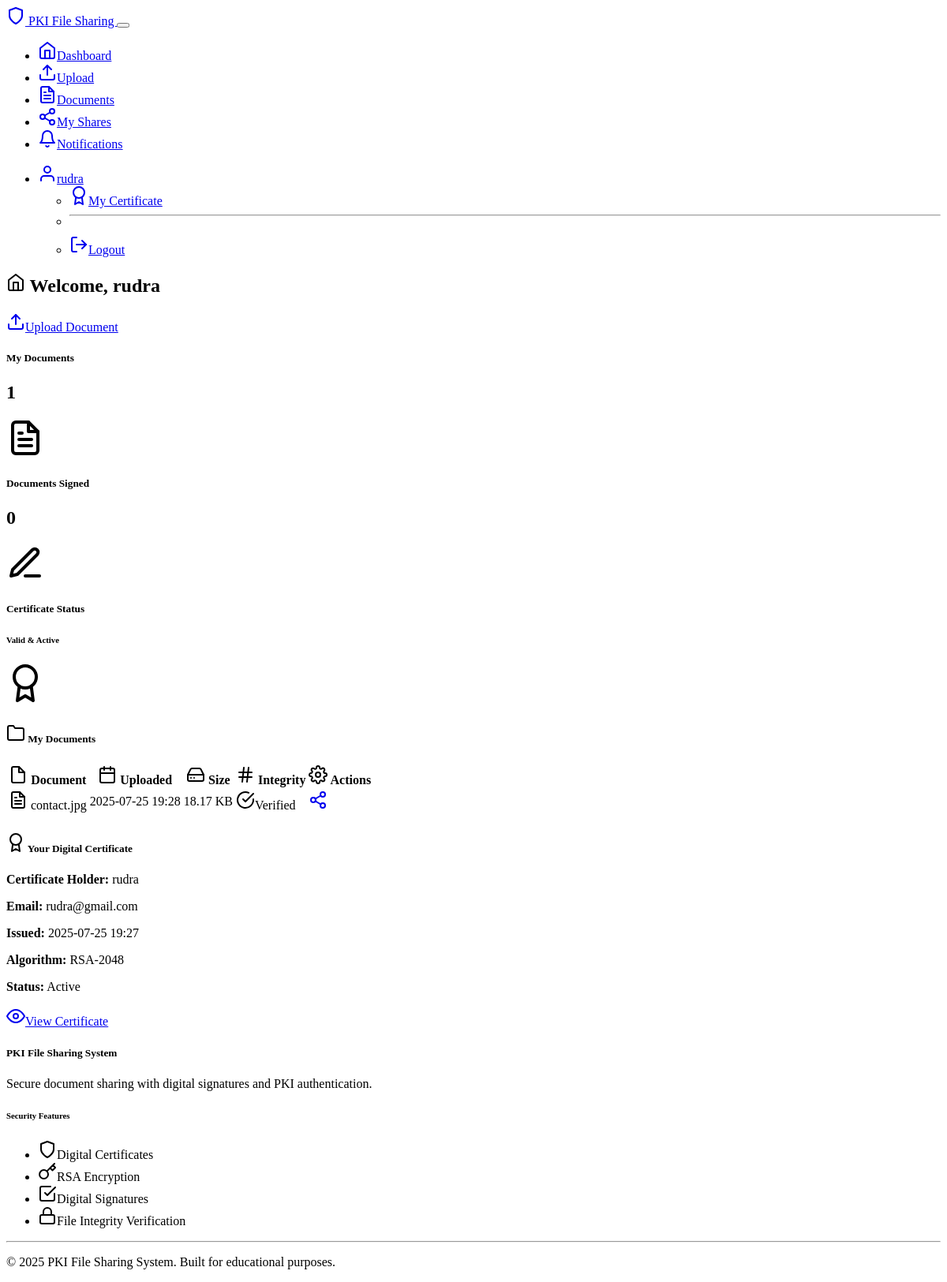
Page /dashboard (signed in) on the committed database.
### models.py (models this page shows)
class User(UserMixin, db.Model):
    id = db.Column(db.Integer, primary_key=True)
    username = db.Column(db.String(80), unique=True, nullable=False)
    email = db.Column(db.String(120), unique=True, nullable=False)
    password_hash = db.Column(db.String(256), nullable=False)
    private_key_pem = db.Column(db.Text, nullable=False)
    public_key_pem = db.Column(db.Text, nullable=False)
    certificate_pem = db.Column(db.Text, nullable=False)
    created_at = db.Column(db.DateTime, default=datetime.utcnow)
    documents = db.relationship('Document', backref='owner', lazy=True)
    signatures = db.relationship('DocumentSignature', backref='signer', lazy=True)

class Document(db.Model):
    id = db.Column(db.Integer, primary_key=True)
    filename = db.Column(db.String(255), nullable=False)
    original_filename = db.Column(db.String(255), nullable=False)
    file_path = db.Column(db.String(500), nullable=False)
    file_hash = db.Column(db.String(64), nullable=False)  # SHA256 hash for integrity
    content_type = db.Column(db.String(100))
    file_size = db.Column(db.Integer)
    owner_id = db.Column(db.Integer, db.ForeignKey('user.id'), nullable=False)
    uploaded_at = db.Column(db.DateTime, default=datetime.utcnow)
    signatures = db.relationship('DocumentSignature', backref='document', lazy=True, cascade='all, delete-orphan')

### routes.py (the view)
@app.route('/dashboard')
@login_required
def dashboard():
    try:
        documents = Document.query.filter_by(owner_id=current_user.id).order_by(Document.uploaded_at.desc()).all()
        signed_docs = db.session.query(Document).join(DocumentSignature).filter(
            DocumentSignature.signer_id == current_user.id
        ).distinct().all()
        return render_template('dashboard.html', documents=documents, signed_docs=signed_docs)
    except Exception as e:
        logger.error(f"Dashboard error: {str(e)}")
        flash('An error occurred loading the dashboard.', 'error')
        return render_template('dashboard.html', documents=[], signed_docs=[])

### app.py (called while the page is built)
@login_manager.user_loader
def load_user(user_id):
    from models import User
    return User.query.get(int(user_id))

### templates/dashboard.html (shortened to what this page needs)
{% extends "base.html" %}
{% block content %}
<div class="row">
    <div class="col-12">
        <div class="d-flex justify-content-between align-items-center mb-4">
            <h2>
                <i data-feather="home" class="me-2"></i>
                Welcome, {{ current_user.username }}
            </h2>
            <a href="{{ url_for('upload') }}" class="btn btn-primary">
                <i data-feather="upload" class="me-2"></i>Upload Document
            </a>
        </div>
    </div>
</div>
<div class="row mb-4">
    <div class="col-md-4">
        <div class="card bg-primary text-white border-0">
            <div class="card-body">
                <div class="d-flex justify-content-between">
                    <div>
                        <h5 class="card-title">My Documents</h5>
                        <h2 class="mb-0">{{ documents|length }}</h2>
                    </div>
                    <div class="align-self-center">
                        <i data-feather="file-text" style="width: 48px; height: 48px;"></i>
                    </div>
                </div>
            </div>
        </div>
    </div>
    <div class="col-md-4">
        <div class="card bg-success text-white border-0">
            <div class="card-body">
                <div class="d-flex justify-content-between">
                    <div>
                        <h5 class="card-title">Documents Signed</h5>
                        <h2 class="mb-0">{{ signed_docs|length }}</h2>
                    </div>
                    <div class="align-self-center">
                        <i data-feather="edit-3" style="width: 48px; height: 48px;"></i>
                    </div>
                </div>
            </div>
        </div>
    </div>
    <div class="col-md-4">
        <div class="card bg-info text-white border-0">
            <div class="card-body">
                <div class="d-flex justify-content-between">
                    <div>
                        <h5 class="card-title">Certificate Status</h5>
                        <h6 class="mb-0">Valid & Active</h6>
                    </div>
                    <div class="align-self-center">
                        <i data-feather="award" style="width: 48px; height: 48px;"></i>
                    </div>
                </div>
            </div>
        </div>
    </div>
</div>
<div class="row">
    <div class="col-12">
        <div class="card border-0 shadow-sm">
            <div class="card-header bg-light">
                <h5 class="mb-0">
                    <i data-feather="folder" class="me-2"></i>
                    My Documents
                </h5>
            </div>
            <div class="card-body">
                {% if documents %}
                    <div class="table-responsive">
                        <table class="table table-hover">
                            <thead>
                                <tr>
                                    <th><i data-feather="file" class="me-1"></i> Document</th>
                                    <th><i data-feather="calendar" class="me-1"></i> Uploaded</th>
                                    <th><i data-feather="hard-drive" class="me-1"></i> Size</th>
                                    <th><i data-feather="hash" class="me-1"></i> Integrity</th>
                                    <th><i data-feather="settings" class="me-1"></i> Actions</th>
                                </tr>
                            </thead>
                            <tbody>
                                {% for doc in documents %}
                                <tr>
                                    <td>
                                        <div class="d-flex align-items-center">
                                            <i data-feather="file-text" class="me-2 text-muted"></i>
                                            <span>{{ doc.original_filename }}</span>
                                        </div>
                                    </td>
                                    <td>{{ doc.uploaded_at.strftime('%Y-%m-%d %H:%M') }}</td>
                                    <td>{{ "%.2f"|format(doc.file_size / 1024) }} KB</td>
                                    <td>
                                        <span class="badge bg-success">
                                            <i data-feather="check-circle" class="me-1"></i>Verified
                                        </span>
                                    </td>
                                    <td>
                                        <div class="btn-group btn-group-sm" role="group">
                                            <a href="{{ url_for('share_document', doc_id=doc.id) }}"
                                               class="btn btn-outline-success" title="Share">
                                                <i data-feather="share-2"></i>
                                            </a>
                                        </div>
                                    </td>
                                </tr>
                                {% endfor %}
                            </tbody>
                        </table>
                    </div>
                {% endif %}
            </div>
        </div>
    </div>
</div>
<div class="row mt-4">
    <div class="col-12">
        <div class="card border-0 shadow-sm">
            <div class="card-header bg-light">
                <h5 class="mb-0">
                    <i data-feather="award" class="me-2"></i>
                    Your Digital Certificate
                </h5>
            </div>
            <div class="card-body">
                <div class="row">
                    <div class="col-md-6">
                        <p><strong>Certificate Holder:</strong> {{ current_user.username }}</p>
                        <p><strong>Email:</strong> {{ current_user.email }}</p>
                        <p><strong>Issued:</strong> {{ current_user.created_at.strftime('%Y-%m-%d %H:%M') }}</p>
                    </div>
                    <div class="col-md-6">
                        <p><strong>Algorithm:</strong> RSA-2048</p>
                        <p><strong>Status:</strong> <span class="badge bg-success">Active</span></p>
                        <a href="{{ url_for('view_certificate', user_id=current_user.id) }}" class="btn btn-outline-primary">
                            <i data-feather="eye" class="me-1"></i>View Certificate
                        </a>
                    </div>
                </div>
            </div>
        </div>
    </div>
</div>
{% endblock %}

### templates/base.html (shortened to what this page needs)
<!DOCTYPE html>
<html lang="en" data-bs-theme="dark">
<head>
    <link href="https://cdn.replit.com/agent/bootstrap-agent-dark-theme.min.css" rel="stylesheet">
    <link href="{{ url_for('static', filename='style.css') }}" rel="stylesheet">
</head>
<body>
    <nav class="navbar navbar-expand-lg navbar-dark bg-dark">
        <div class="container">
            <a class="navbar-brand" href="{{ url_for('index') }}">
                <i data-feather="shield" class="me-2"></i>
                PKI File Sharing
            </a>
            <button class="navbar-toggler" type="button" data-bs-toggle="collapse" data-bs-target="#navbarNav">
            </button>
            <div class="collapse navbar-collapse" id="navbarNav">
                <ul class="navbar-nav me-auto">
                    {% if current_user.is_authenticated %}
                        <li class="nav-item">
                            <a class="nav-link" href="{{ url_for('dashboard') }}">
                                <i data-feather="home" class="me-1"></i>Dashboard
                            </a>
                        </li>
                        <li class="nav-item">
                            <a class="nav-link" href="{{ url_for('upload') }}">
                                <i data-feather="upload" class="me-1"></i>Upload
                            </a>
                        </li>
                        <li class="nav-item">
                            <a class="nav-link" href="{{ url_for('documents') }}">
                                <i data-feather="file-text" class="me-1"></i>Documents
                            </a>
                        </li>
                        <li class="nav-item">
                            <a class="nav-link" href="{{ url_for('my_shares') }}">
                                <i data-feather="share-2" class="me-1"></i>My Shares
                            </a>
                        </li>
                        <li class="nav-item">
                            <a class="nav-link" href="{{ url_for('notifications') }}" id="notifications-link">
                                <i data-feather="bell" class="me-1"></i>Notifications
                            </a>
                        </li>
                    {% endif %}
                </ul>
                <ul class="navbar-nav">
                    {% if current_user.is_authenticated %}
                        <li class="nav-item dropdown">
                            <a class="nav-link dropdown-toggle" href="#" role="button" data-bs-toggle="dropdown">
                                <i data-feather="user" class="me-1"></i>{{ current_user.username }}
                            </a>
                            <ul class="dropdown-menu">
                                <li><a class="dropdown-item" href="{{ url_for('view_certificate', user_id=current_user.id) }}">
                                    <i data-feather="award" class="me-2"></i>My Certificate
                                </a></li>
                                <li><hr class="dropdown-divider"></li>
                                <li><a class="dropdown-item" href="{{ url_for('logout') }}">
                                    <i data-feather="log-out" class="me-2"></i>Logout
                                </a></li>
                            </ul>
                        </li>
                    {% endif %}
                </ul>
            </div>
        </div>
    </nav>
    <main class="container my-4">
        {% block content %}{% endblock %}
    </main>
    <footer class="bg-dark text-light py-4 mt-5">
        <div class="container">
            <div class="row">
                <div class="col-md-6">
                    <h5>PKI File Sharing System</h5>
                    <p class="text-muted">Secure document sharing with digital signatures and PKI authentication.</p>
                </div>
                <div class="col-md-6">
                    <h6>Security Features</h6>
                    <ul class="list-unstyled text-muted">
                        <li><i data-feather="shield" class="me-2"></i>Digital Certificates</li>
                        <li><i data-feather="key" class="me-2"></i>RSA Encryption</li>
                        <li><i data-feather="check-square" class="me-2"></i>Digital Signatures</li>
                        <li><i data-feather="lock" class="me-2"></i>File Integrity Verification</li>
                    </ul>
                </div>
            </div>
            <hr>
            <div class="text-center text-muted">
                <p>&copy; 2025 PKI File Sharing System. Built for educational purposes.</p>
            </div>
        </div>
    </footer>
</body>
</html>

### static/style.css (style rules this page uses)
:root { --pki-primary: #0d6efd; --pki-success: #198754; --pki-danger: #dc3545; --pki-warning: #ffc107; --pki-info: #0dcaf0; }
.card { transition: box-shadow 0.3s ease-in-out; }
.table th { border-top: none; font-weight: 600; color: var(--bs-primary); }
.btn { border-radius: 8px; font-weight: 500; transition: all 0.3s ease; }
footer { margin-top: auto; }

### rows in the picture
User: username "rudra", email "rudra@gmail.com", created_at "2025-07-25 19:27"
Document: original_filename "contact.jpg", uploaded_at "2025-07-25 19:28", doc.file_size/1024 "18.17"

### other values in the picture
{{ documents|length }} "1"
{{ signed_docs|length }} "0"
